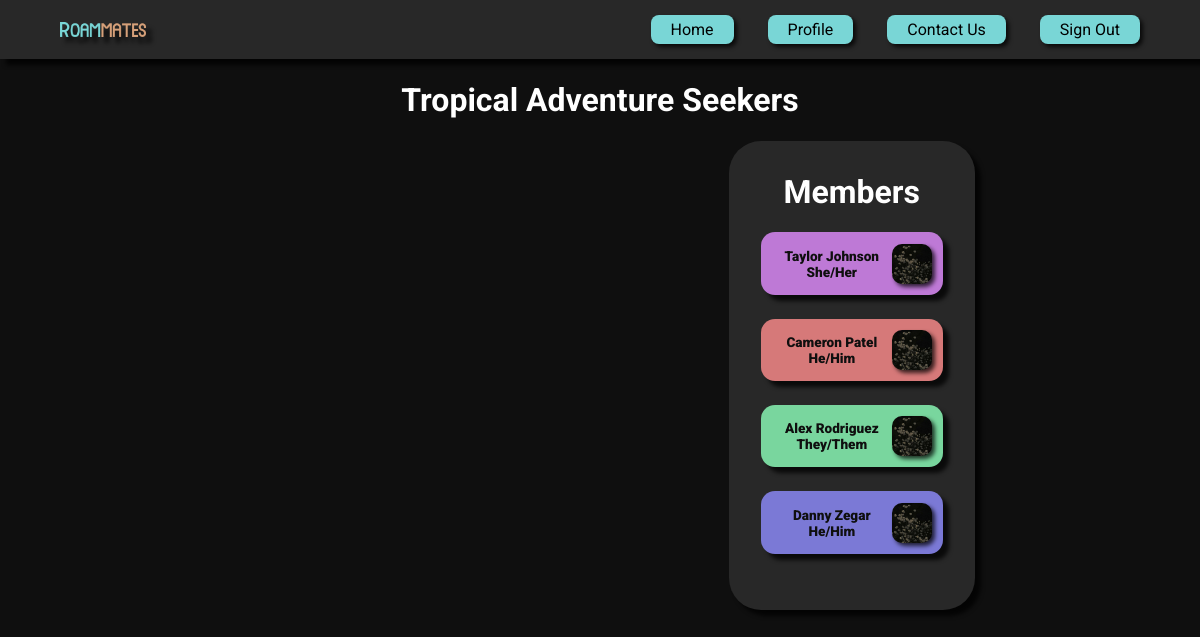
/server/2/group, run on the app's committed database.
### tables this page shows
CREATE TABLE Groups (
    id INTEGER PRIMARY KEY AUTOINCREMENT,
    title TEXT NOT NULL,
    location TEXT,
    description TEXT,
    avatar BLOB
);

CREATE TABLE "Users" (
	"id"	INTEGER,
	"created_at"	TEXT NOT NULL,
	"email"	TEXT NOT NULL,
	"name"	TEXT,
	"pronouns"	TEXT,
	"bio"	TEXT,
	"avatar"	BLOB,
	"color"	TEXT,
	PRIMARY KEY("id" AUTOINCREMENT)
);

### flaskr/server.py (the view, shortened to what this page needs)
@bp.route("/<int:group_id>/group", methods=['GET', 'POST'])
def group(group_id):
    db = get_db()
    db.row_factory = sqlite3.Row
    group_info = db.execute(
        """
        SELECT *
        FROM Groups
        WHERE id = ?
        """, (group_id,)
    ).fetchall()
    posts = db.execute(
        """
        SELECT
            Posts.id AS post_id,
            Posts.title,
            Posts.content,
            Posts.created_at,
            Users.name AS author_name,
            Users.color AS author_color,
            Users.pronouns AS author_pronouns
        FROM
            Posts
        JOIN Users ON Posts.author = Users.id
        WHERE
            Posts.group_id = ?
        """, (group_id,)
    ).fetchall()
    members = db.execute(
        """
        SELECT *
        FROM Users
        JOIN GroupMembers ON Users.id = GroupMembers.user_id
        WHERE GroupMembers.group_id = ?
        """, (group_id,)
    ).fetchall()
    comments = {}
    posts_formatted = {}
    for post in posts:
        posts_formatted[f'{post[0]}'] = post
    return render_template("/server/group.html",
                           group_id=group_id, group_info=group_info, posts=posts, members=members, comments=comments)

### flaskr/__init__.py (called while the page is built)
def create_app(test_config=None):
    app = Flask(__name__)
    app.secret_key = env.get("APP_SECRET_KEY")
    app.database = os.path.join(app.instance_path, 'flaskr.sqlite')
    app.config['DATABASE'] = os.path.join(app.instance_path, 'flaskr.sqlite')
    try:
        os.makedirs(app.instance_path)
    except OSError:
        pass
    from . import db
    db.init_app(app)
    from . import server
    app.register_blueprint(server.bp)
    app.add_url_rule('/', endpoint='server.login_page')
    @app.context_processor
    def utility_functions():
        def print_in_console(message):
            print(str(message))
        return dict(mdebug=print_in_console)
    return app

### flaskr/db.py (called while the page is built)
def get_db():
    if 'db' not in g:
        g.db = sqlite3.connect(
            current_app.config['DATABASE'],
            detect_types=sqlite3.PARSE_DECLTYPES
        )
        g.db.row_factory = sqlite3.Row
    return g.db

### flaskr/templates/server/group.html (shortened to what this page needs)
{% extends 'base.html' %}
{% from 'components.html' import navbar, contact_card, post_card, member_list_card, expanded_post_card %}
{% block content %}
{{ navbar() }}
<header>
    <h1 id="title">{{ group_info[0][1] }}</h1>
</header>
<div class="columns-container">
    <div class="member-list-container">
        {{ member_list_card(members) }}
    </div>
</div>
{% endblock %}

### flaskr/templates/components.html (shortened to what this page needs)
{% macro navbar() -%}
<nav>
    <img id="logo" src="{{ url_for('static', filename='/assets/Roammates Logo.png') }}" alt="">
    <ul>
        <li><a href="/server/groups_list"><button class="banner"><img src="" alt="">Home</button></a></li>
        <li><a href="/server/profile"><button class="banner"><img src="" alt="">Profile</button></a></li>
        <li><button id="contact-button" class="banner"><img src="" alt="">Contact Us</button></li>
        <li><a href="/server/logout"><button class="banner"><img src="" alt="">Sign Out</button></a></li>
    </ul>
</nav>
{%- endmacro %}
{% macro member_card(color, name, pronouns) -%}
<div id="member-container">
    <div class="card {{ color }} member">
        <div id="name-pronouns">
            <p>{{ name }}</p>
            <p>{{ pronouns }}</p>
        </div>
        <div id="avatar">
            <img src="{{ url_for('static', filename='/assets/Profile Avatar.jpg') }}" alt="">
        </div>
    </div>
</div>
{%- endmacro %}
{% macro member_list_card(members) -%}
<div>
    <div class="card member-list">
        <h1>Members</h1>
        {% for i in range(members | length) %}
            {{ member_card(members[i][7], members[i][3], members[i][4]) }}
        {% endfor %}
    </div>
</div>
{%- endmacro %}

### flaskr/static/layouts/styles.css (style rules this page uses)
:root { --black: #0F0F0F; --dark-grey: #282828; --light-grey: #545454; --blue: #79D6D6; --orange: #D6A079; --green: #79D69E; --purple: #7B79D6; --pink: #BE79D6; --red: #D67979; }
body { background-color: var(--black); margin-top: 60px; font-family: 'Roboto', sans-serif; color: white; overflow: auto; }
button { font-family: 'Roboto', sans-serif; font-size: 1em; border: 0; cursor: pointer; filter: brightness(1) drop-shadow(3px 3px 2px rgba(0, 0, 0, 0.75)); transition: all 0.2s; }
.banner { background-color: var(--blue); padding: 5px 20px; border-radius: 8px; color: black; }
nav { background-color: var(--dark-grey); padding: 15px 60px; filter: drop-shadow(6px 6px 2px rgba(0, 0, 0, 0.75)); position: fixed; left: 0; right: 0; top: 0; z-index: 1; display: flex; align-items: center; justify-content: space-between; }
nav #logo { float: left; max-width: 8%; align-content: center; filter: drop-shadow(6px 6px 2px rgba(0, 0, 0, 0.75)); }
nav ul { list-style: none; padding: 0; margin: 0; text-align: right; }
nav li { display: inline-block; margin-left: 30px; }
nav a { text-decoration: none; color: white; display: inline-block; }
.card { background-color: var(--dark-grey); color: white; padding: 2em; border-radius: 2em; filter: brightness(1) drop-shadow(6px 6px 2px rgba(0, 0, 0, 0.75)); overflow: auto; }
.green { background-color: var(--green); }
.purple { background-color: var(--purple); }
.pink { background-color: var(--pink); }
.red { background-color: var(--red); }
.member-list .member { margin-bottom: 1.5em; }
.member-list h1 { text-align: center; margin-top: 0; }
.member { width: 10em; display: flex; padding: 0.7em; height: 2.5em; border-radius: 14px; }
.member p { margin: 0; font-size: 0.85em; font-weight: 1000; color: var(--black); }
#name-pronouns { display: flex; flex-direction: column; align-items: center; justify-content: center; width: 100%; }
.member img { max-height: 40px; max-width: 40px; border-radius: 25%; filter: drop-shadow(3px 3px 2px rgba(0, 0, 0, 0.75)); }
.member #avatar { display: flex; align-items: center; }

### flaskr/templates/server/group.html (style rules this page uses)
body { display: flex; flex-direction: column; align-items: center; }
.columns-container { display: flex; justify-content: center; align-items: flex-start; width: 100%; }
.member-list-container { display: flex; flex-direction: column; align-items: center; justify-content: center; }

### data on the page
Groups: title "Tropical Adventure Seekers"
Users: name "Taylor Johnson", pronouns "She/Her"
Users: name "Cameron Patel", pronouns "He/Him"
Users: name "Alex Rodriguez", pronouns "They/Them"
Users: name "Danny Zegar", pronouns "He/Him"
